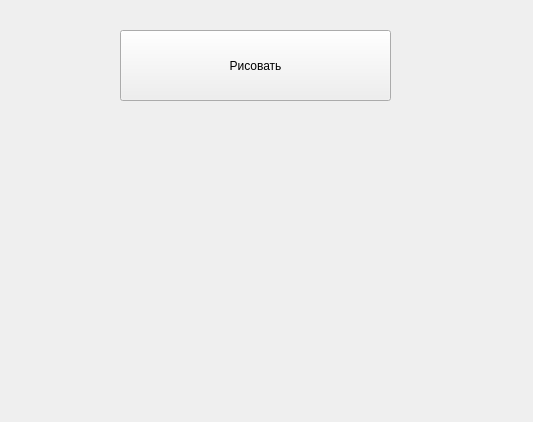
<?xml version="1.0" encoding="UTF-8"?>
<ui version="4.0">
 <class>MainWindow</class>
 <widget class="QMainWindow" name="MainWindow">
  <property name="geometry">
   <rect>
    <x>0</x>
    <y>0</y>
    <width>533</width>
    <height>422</height>
   </rect>
  </property>
  <property name="windowTitle">
   <string>MainWindow</string>
  </property>
  <widget class="QWidget" name="centralwidget">
   <widget class="QPushButton" name="pushButton">
    <property name="geometry">
     <rect>
      <x>120</x>
      <y>30</y>
      <width>271</width>
      <height>71</height>
     </rect>
    </property>
    <property name="styleSheet">
     <string notr="true">font: 14pt &quot;MS Shell Dlg 2&quot;;</string>
    </property>
    <property name="text">
     <string>Рисовать</string>
    </property>
   </widget>
  </widget>
 </widget>
 <resources/>
 <connections/>
</ui>
